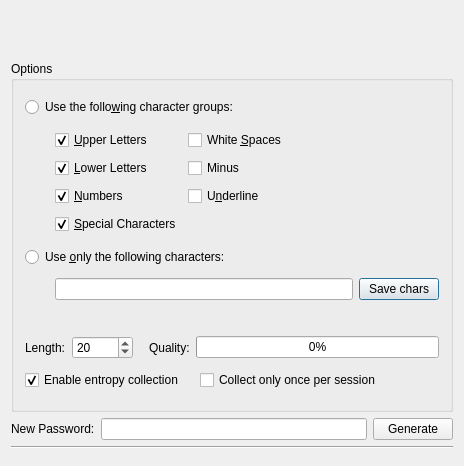
<ui version="4.0" >
 <class>GenPwDlg</class>
 <widget class="QDialog" name="GenPwDlg" >
  <property name="geometry" >
   <rect>
    <x>0</x>
    <y>0</y>
    <width>462</width>
    <height>466</height>
   </rect>
  </property>
  <property name="windowTitle" >
   <string>Password Generator</string>
  </property>
  <layout class="QVBoxLayout" >
   <property name="spacing" >
    <number>6</number>
   </property>
   <item>
    <spacer>
     <property name="orientation" >
      <enum>Qt::Vertical</enum>
     </property>
     <property name="sizeType" >
      <enum>QSizePolicy::Fixed</enum>
     </property>
     <property name="sizeHint" >
      <size>
       <width>442</width>
       <height>50</height>
      </size>
     </property>
    </spacer>
   </item>
   <item>
    <widget class="QGroupBox" name="groupBox1" >
     <property name="title" >
      <string>Options</string>
     </property>
     <layout class="QVBoxLayout" >
      <property name="spacing" >
       <number>6</number>
      </property>
      <item>
       <widget class="QRadioButton" name="Radio_1" >
        <property name="text" >
         <string>Use the follo&amp;wing character groups:</string>
        </property>
        <property name="shortcut" >
         <string>Alt+W</string>
        </property>
       </widget>
      </item>
      <item>
       <layout class="QHBoxLayout" >
        <property name="spacing" >
         <number>6</number>
        </property>
        <item>
         <spacer>
          <property name="orientation" >
           <enum>Qt::Horizontal</enum>
          </property>
          <property name="sizeType" >
           <enum>QSizePolicy::Fixed</enum>
          </property>
          <property name="sizeHint" >
           <size>
            <width>30</width>
            <height>20</height>
           </size>
          </property>
         </spacer>
        </item>
        <item>
         <layout class="QGridLayout" >
          <property name="horizontalSpacing" >
           <number>6</number>
          </property>
          <property name="verticalSpacing" >
           <number>6</number>
          </property>
          <item row="1" column="0" >
           <widget class="QCheckBox" name="checkBox2" >
            <property name="text" >
             <string>&amp;Lower Letters</string>
            </property>
            <property name="shortcut" >
             <string>Alt+L</string>
            </property>
            <property name="checked" >
             <bool>true</bool>
            </property>
           </widget>
          </item>
          <item row="2" column="1" >
           <widget class="QCheckBox" name="checkBox7" >
            <property name="text" >
             <string>U&amp;nderline</string>
            </property>
            <property name="shortcut" >
             <string>Alt+N</string>
            </property>
           </widget>
          </item>
          <item row="2" column="0" >
           <widget class="QCheckBox" name="checkBox3" >
            <property name="text" >
             <string>&amp;Numbers</string>
            </property>
            <property name="shortcut" >
             <string>Alt+N</string>
            </property>
            <property name="checked" >
             <bool>true</bool>
            </property>
           </widget>
          </item>
          <item row="0" column="1" >
           <widget class="QCheckBox" name="checkBox5" >
            <property name="text" >
             <string>White &amp;Spaces</string>
            </property>
            <property name="shortcut" >
             <string>Alt+S</string>
            </property>
           </widget>
          </item>
          <item row="0" column="0" >
           <widget class="QCheckBox" name="checkBox1" >
            <property name="text" >
             <string>&amp;Upper Letters</string>
            </property>
            <property name="shortcut" >
             <string>Alt+U</string>
            </property>
            <property name="checked" >
             <bool>true</bool>
            </property>
           </widget>
          </item>
          <item row="1" column="1" >
           <widget class="QCheckBox" name="checkBox6" >
            <property name="text" >
             <string>Minus</string>
            </property>
           </widget>
          </item>
          <item row="3" column="0" >
           <widget class="QCheckBox" name="checkBox4" >
            <property name="text" >
             <string>&amp;Special Characters</string>
            </property>
            <property name="checked" >
             <bool>true</bool>
            </property>
           </widget>
          </item>
         </layout>
        </item>
        <item>
         <spacer>
          <property name="orientation" >
           <enum>Qt::Horizontal</enum>
          </property>
          <property name="sizeHint" >
           <size>
            <width>101</width>
            <height>108</height>
           </size>
          </property>
         </spacer>
        </item>
       </layout>
      </item>
      <item>
       <widget class="QRadioButton" name="Radio_2" >
        <property name="text" >
         <string>Use &amp;only the following characters:</string>
        </property>
        <property name="shortcut" >
         <string>Alt+O</string>
        </property>
       </widget>
      </item>
      <item>
       <layout class="QHBoxLayout" >
        <property name="spacing" >
         <number>6</number>
        </property>
        <item>
         <spacer>
          <property name="orientation" >
           <enum>Qt::Horizontal</enum>
          </property>
          <property name="sizeType" >
           <enum>QSizePolicy::Fixed</enum>
          </property>
          <property name="sizeHint" >
           <size>
            <width>30</width>
            <height>20</height>
           </size>
          </property>
         </spacer>
        </item>
        <item>
         <widget class="QLineEdit" name="Edit_chars" >
          <property name="maxLength" >
           <number>255</number>
          </property>
         </widget>
        </item>
        <item>
         <widget class="QPushButton" name="ButtonSaveRandChars" >
          <property name="text" >
           <string>Save chars</string>
          </property>
         </widget>
        </item>
       </layout>
      </item>
      <item>
       <spacer>
        <property name="orientation" >
         <enum>Qt::Vertical</enum>
        </property>
        <property name="sizeType" >
         <enum>QSizePolicy::Fixed</enum>
        </property>
        <property name="sizeHint" >
         <size>
          <width>20</width>
          <height>25</height>
         </size>
        </property>
       </spacer>
      </item>
      <item>
       <layout class="QHBoxLayout" >
        <property name="spacing" >
         <number>6</number>
        </property>
        <item>
         <widget class="QLabel" name="textLabel1" >
          <property name="text" >
           <string>Length:</string>
          </property>
         </widget>
        </item>
        <item>
         <widget class="QSpinBox" name="Spin_Num" >
          <property name="minimum" >
           <number>1</number>
          </property>
          <property name="maximum" >
           <number>10000</number>
          </property>
          <property name="value" >
           <number>20</number>
          </property>
         </widget>
        </item>
        <item>
         <spacer>
          <property name="orientation" >
           <enum>Qt::Horizontal</enum>
          </property>
          <property name="sizeType" >
           <enum>QSizePolicy::Fixed</enum>
          </property>
          <property name="sizeHint" >
           <size>
            <width>10</width>
            <height>1</height>
           </size>
          </property>
         </spacer>
        </item>
        <item>
         <widget class="QLabel" name="textLabel5" >
          <property name="text" >
           <string>Quality:</string>
          </property>
         </widget>
        </item>
        <item>
         <widget class="QProgressBar" name="Progress_Quali" >
          <property name="maximum" >
           <number>128</number>
          </property>
          <property name="value" >
           <number>0</number>
          </property>
          <property name="orientation" >
           <enum>Qt::Horizontal</enum>
          </property>
         </widget>
        </item>
       </layout>
      </item>
      <item>
       <layout class="QHBoxLayout" >
        <property name="spacing" >
         <number>6</number>
        </property>
        <item>
         <widget class="QCheckBox" name="Check_CollectEntropy" >
          <property name="text" >
           <string>Enable entropy collection</string>
          </property>
          <property name="shortcut" >
           <string>Alt+M</string>
          </property>
          <property name="checked" >
           <bool>true</bool>
          </property>
         </widget>
        </item>
        <item>
         <spacer>
          <property name="orientation" >
           <enum>Qt::Horizontal</enum>
          </property>
          <property name="sizeType" >
           <enum>QSizePolicy::Fixed</enum>
          </property>
          <property name="sizeHint" >
           <size>
            <width>10</width>
            <height>20</height>
           </size>
          </property>
         </spacer>
        </item>
        <item>
         <widget class="QCheckBox" name="Check_CollectOncePerSession" >
          <property name="text" >
           <string>Collect only once per session</string>
          </property>
         </widget>
        </item>
        <item>
         <spacer>
          <property name="orientation" >
           <enum>Qt::Horizontal</enum>
          </property>
          <property name="sizeHint" >
           <size>
            <width>40</width>
            <height>20</height>
           </size>
          </property>
         </spacer>
        </item>
       </layout>
      </item>
     </layout>
    </widget>
   </item>
   <item>
    <layout class="QHBoxLayout" >
     <property name="spacing" >
      <number>6</number>
     </property>
     <item>
      <widget class="QLabel" name="textLabel4" >
       <property name="text" >
        <string>New Password:</string>
       </property>
      </widget>
     </item>
     <item>
      <widget class="QLineEdit" name="Edit_dest" />
     </item>
     <item>
      <widget class="QPushButton" name="ButtonGenerate" >
       <property name="text" >
        <string>Generate</string>
       </property>
      </widget>
     </item>
    </layout>
   </item>
   <item>
    <widget class="Line" name="line3" >
     <property name="frameShape" >
      <enum>QFrame::HLine</enum>
     </property>
     <property name="frameShadow" >
      <enum>QFrame::Sunken</enum>
     </property>
     <property name="orientation" >
      <enum>Qt::Horizontal</enum>
     </property>
    </widget>
   </item>
   <item>
    <widget class="QDialogButtonBox" name="DialogButtons" >
     <property name="orientation" >
      <enum>Qt::Horizontal</enum>
     </property>
     <property name="standardButtons" >
      <set>QDialogButtonBox::NoButton</set>
     </property>
    </widget>
   </item>
  </layout>
 </widget>
 <layoutdefault spacing="6" margin="11" />
 <tabstops>
  <tabstop>DialogButtons</tabstop>
  <tabstop>Radio_1</tabstop>
  <tabstop>checkBox1</tabstop>
  <tabstop>checkBox2</tabstop>
  <tabstop>checkBox3</tabstop>
  <tabstop>checkBox4</tabstop>
  <tabstop>checkBox5</tabstop>
  <tabstop>checkBox6</tabstop>
  <tabstop>checkBox7</tabstop>
  <tabstop>Radio_2</tabstop>
  <tabstop>Edit_chars</tabstop>
  <tabstop>ButtonSaveRandChars</tabstop> 
  <tabstop>Spin_Num</tabstop>
  <tabstop>Check_CollectEntropy</tabstop>
  <tabstop>Check_CollectOncePerSession</tabstop>
  <tabstop>Edit_dest</tabstop>
  <tabstop>ButtonGenerate</tabstop>
 </tabstops>
 <resources/>
 <connections/>
</ui>
